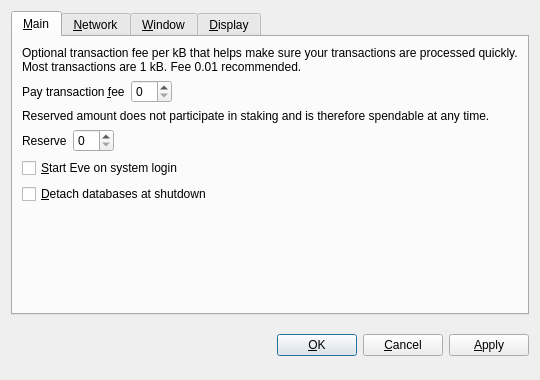
<?xml version="1.0" encoding="UTF-8"?>
<ui version="4.0">
 <class>OptionsDialog</class>
 <widget class="QDialog" name="OptionsDialog">
  <property name="geometry">
   <rect>
    <x>0</x>
    <y>0</y>
    <width>540</width>
    <height>380</height>
   </rect>
  </property>
  <property name="windowTitle">
   <string>Options</string>
  </property>
  <property name="modal">
   <bool>true</bool>
  </property>
  <layout class="QVBoxLayout" name="verticalLayout">
   <item>
    <widget class="QTabWidget" name="tabWidget">
     <property name="tabPosition">
      <enum>QTabWidget::North</enum>
     </property>
     <property name="currentIndex">
      <number>0</number>
     </property>
     <widget class="QWidget" name="tabMain">
      <attribute name="title">
       <string>&amp;Main</string>
      </attribute>
      <layout class="QVBoxLayout" name="verticalLayout_Main">
       <item>
        <widget class="QLabel" name="transactionFeeInfoLabel">
         <property name="text">
          <string>Optional transaction fee per kB that helps make sure your transactions are processed quickly. Most transactions are 1 kB. Fee 0.01 recommended.</string>
         </property>
         <property name="textFormat">
          <enum>Qt::PlainText</enum>
         </property>
         <property name="wordWrap">
          <bool>true</bool>
         </property>
        </widget>
       </item>
       <item>
        <layout class="QHBoxLayout" name="horizontalLayoutFee">
         <item>
          <widget class="QLabel" name="transactionFeeLabel">
           <property name="text">
            <string>Pay transaction &amp;fee</string>
           </property>
           <property name="textFormat">
            <enum>Qt::PlainText</enum>
           </property>
           <property name="buddy">
            <cstring>transactionFee</cstring>
           </property>
          </widget>
         </item>
         <item>
          <widget class="BitcoinAmountField" name="transactionFee"/>
         </item>
         <item>
          <spacer name="horizontalSpacerFee">
           <property name="orientation">
            <enum>Qt::Horizontal</enum>
           </property>
           <property name="sizeHint" stdset="0">
            <size>
             <width>40</width>
             <height>20</height>
            </size>
           </property>
          </spacer>
         </item>
        </layout>
       </item>
       <item>
        <widget class="QLabel" name="reserveBalanceInfoLabel">
         <property name="text">
          <string>Reserved amount does not participate in staking and is therefore spendable at any time.</string>
         </property>
         <property name="textFormat">
          <enum>Qt::PlainText</enum>
         </property>
         <property name="wordWrap">
          <bool>true</bool>
         </property>
        </widget>
       </item>
       <item>
        <layout class="QHBoxLayout" name="horizontalLayoutReserveBalance">
         <item>
          <widget class="QLabel" name="reserveBalanceLabel">
           <property name="text">
            <string>Reserve</string>
           </property>
           <property name="textFormat">
            <enum>Qt::PlainText</enum>
           </property>
           <property name="buddy">
            <cstring>reserveBalance</cstring>
           </property>
          </widget>
         </item>
         <item>
          <widget class="BitcoinAmountField" name="reserveBalance"/>
         </item>
         <item>
          <spacer name="horizontalSpacerReserveBalance">
           <property name="orientation">
            <enum>Qt::Horizontal</enum>
           </property>
           <property name="sizeHint" stdset="0">
            <size>
             <width>40</width>
             <height>20</height>
            </size>
           </property>
          </spacer>
         </item>
        </layout>
       </item>
       <item>
        <widget class="QCheckBox" name="bitcoinAtStartup">
         <property name="toolTip">
          <string>Automatically start Eve after logging in to the system.</string>
         </property>
         <property name="text">
          <string>&amp;Start Eve on system login</string>
         </property>
        </widget>
       </item>
       <item>
        <widget class="QCheckBox" name="detachDatabases">
         <property name="toolTip">
          <string>Detach block and address databases at shutdown. This means they can be moved to another data directory, but it slows down shutdown. The wallet is always detached.</string>
         </property>
         <property name="text">
          <string>&amp;Detach databases at shutdown</string>
         </property>
        </widget>
       </item>
       <item>
        <spacer name="verticalSpacer_Main">
         <property name="orientation">
          <enum>Qt::Vertical</enum>
         </property>
         <property name="sizeHint" stdset="0">
          <size>
           <width>20</width>
           <height>40</height>
          </size>
         </property>
        </spacer>
       </item>
      </layout>
     </widget>
     <widget class="QWidget" name="tabNetwork">
      <attribute name="title">
       <string>&amp;Network</string>
      </attribute>
      <layout class="QVBoxLayout" name="verticalLayout_Network">
       <item>
        <widget class="QCheckBox" name="mapPortUpnp">
         <property name="toolTip">
          <string>Automatically open the Eve client port on the router. This only works when your router supports UPnP and it is enabled.</string>
         </property>
         <property name="text">
          <string>Map port using &amp;UPnP</string>
         </property>
        </widget>
       </item>
       <item>
        <widget class="QCheckBox" name="connectSocks">
         <property name="toolTip">
          <string>Connect to the Eve network through a SOCKS proxy (e.g. when connecting through Tor).</string>
         </property>
         <property name="text">
          <string>&amp;Connect through SOCKS proxy:</string>
         </property>
        </widget>
       </item>
       <item>
        <layout class="QHBoxLayout" name="horizontalLayout_Network">
         <item>
          <widget class="QLabel" name="proxyIpLabel">
           <property name="text">
            <string>Proxy &amp;IP:</string>
           </property>
           <property name="textFormat">
            <enum>Qt::PlainText</enum>
           </property>
           <property name="buddy">
            <cstring>proxyIp</cstring>
           </property>
          </widget>
         </item>
         <item>
          <widget class="QValidatedLineEdit" name="proxyIp">
           <property name="maximumSize">
            <size>
             <width>140</width>
             <height>16777215</height>
            </size>
           </property>
           <property name="toolTip">
            <string>IP address of the proxy (e.g. 127.0.0.1)</string>
           </property>
          </widget>
         </item>
         <item>
          <widget class="QLabel" name="proxyPortLabel">
           <property name="text">
            <string>&amp;Port:</string>
           </property>
           <property name="textFormat">
            <enum>Qt::PlainText</enum>
           </property>
           <property name="buddy">
            <cstring>proxyPort</cstring>
           </property>
          </widget>
         </item>
         <item>
          <widget class="QLineEdit" name="proxyPort">
           <property name="maximumSize">
            <size>
             <width>55</width>
             <height>16777215</height>
            </size>
           </property>
           <property name="toolTip">
            <string>Port of the proxy (e.g. 9050)</string>
           </property>
          </widget>
         </item>
         <item>
          <widget class="QLabel" name="socksVersionLabel">
           <property name="text">
            <string>SOCKS &amp;Version:</string>
           </property>
           <property name="textFormat">
            <enum>Qt::PlainText</enum>
           </property>
           <property name="buddy">
            <cstring>socksVersion</cstring>
           </property>
          </widget>
         </item>
         <item>
          <widget class="QValueComboBox" name="socksVersion">
           <property name="toolTip">
            <string>SOCKS version of the proxy (e.g. 5)</string>
           </property>
          </widget>
         </item>
         <item>
          <spacer name="horizontalSpacer_Network">
           <property name="orientation">
            <enum>Qt::Horizontal</enum>
           </property>
           <property name="sizeHint" stdset="0">
            <size>
             <width>40</width>
             <height>20</height>
            </size>
           </property>
          </spacer>
         </item>
        </layout>
       </item>
       <item>
        <spacer name="verticalSpacer_Network">
         <property name="orientation">
          <enum>Qt::Vertical</enum>
         </property>
         <property name="sizeHint" stdset="0">
          <size>
           <width>20</width>
           <height>40</height>
          </size>
         </property>
        </spacer>
       </item>
      </layout>
     </widget>
     <widget class="QWidget" name="tabWindow">
      <attribute name="title">
       <string>&amp;Window</string>
      </attribute>
      <layout class="QVBoxLayout" name="verticalLayout_Window">
       <item>
        <widget class="QCheckBox" name="minimizeToTray">
         <property name="toolTip">
          <string>Show only a tray icon after minimizing the window.</string>
         </property>
         <property name="text">
          <string>&amp;Minimize to the tray instead of the taskbar</string>
         </property>
        </widget>
       </item>
       <item>
        <widget class="QCheckBox" name="minimizeOnClose">
         <property name="toolTip">
          <string>Minimize instead of exit the application when the window is closed. When this option is enabled, the application will be closed only after selecting Quit in the menu.</string>
         </property>
         <property name="text">
          <string>M&amp;inimize on close</string>
         </property>
        </widget>
       </item>
       <item>
        <spacer name="verticalSpacer_Window">
         <property name="orientation">
          <enum>Qt::Vertical</enum>
         </property>
         <property name="sizeHint" stdset="0">
          <size>
           <width>20</width>
           <height>40</height>
          </size>
         </property>
        </spacer>
       </item>
      </layout>
     </widget>
     <widget class="QWidget" name="tabDisplay">
      <attribute name="title">
       <string>&amp;Display</string>
      </attribute>
      <layout class="QVBoxLayout" name="verticalLayout_Display">
       <item>
        <layout class="QHBoxLayout" name="horizontalLayout_1_Display">
         <item>
          <widget class="QLabel" name="langLabel">
           <property name="text">
            <string>User Interface &amp;language:</string>
           </property>
           <property name="textFormat">
            <enum>Qt::PlainText</enum>
           </property>
           <property name="buddy">
            <cstring>lang</cstring>
           </property>
          </widget>
         </item>
         <item>
          <widget class="QValueComboBox" name="lang">
           <property name="toolTip">
            <string>The user interface language can be set here. This setting will take effect after restarting Eve.</string>
           </property>
          </widget>
         </item>
        </layout>
       </item>
       <item>
        <layout class="QHBoxLayout" name="horizontalLayout_2_Display">
         <item>
          <widget class="QLabel" name="unitLabel">
           <property name="text">
            <string>&amp;Unit to show amounts in:</string>
           </property>
           <property name="textFormat">
            <enum>Qt::PlainText</enum>
           </property>
           <property name="buddy">
            <cstring>unit</cstring>
           </property>
          </widget>
         </item>
         <item>
          <widget class="QValueComboBox" name="unit">
           <property name="toolTip">
            <string>Choose the default subdivision unit to show in the interface and when sending coins.</string>
           </property>
          </widget>
         </item>
        </layout>
       </item>
       <item>
        <widget class="QCheckBox" name="displayAddresses">
         <property name="toolTip">
          <string>Whether to show Eve addresses in the transaction list or not.</string>
         </property>
         <property name="text">
          <string>&amp;Display addresses in transaction list</string>
         </property>
        </widget>
       </item>
       <item>
        <widget class="QCheckBox" name="coinControlFeatures">
         <property name="toolTip">
          <string>Whether to show coin control features or not.</string>
         </property>
         <property name="text">
          <string>Display coin &amp;control features (experts only!)</string>
         </property>
        </widget>
       </item>
       <item>
        <spacer name="verticalSpacer_Display">
         <property name="orientation">
          <enum>Qt::Vertical</enum>
         </property>
         <property name="sizeHint" stdset="0">
          <size>
           <width>20</width>
           <height>40</height>
          </size>
         </property>
        </spacer>
       </item>
      </layout>
     </widget>
    </widget>
   </item>
   <item>
    <layout class="QHBoxLayout" name="horizontalLayout_Buttons">
     <item>
      <spacer name="horizontalSpacer_1">
       <property name="orientation">
        <enum>Qt::Horizontal</enum>
       </property>
       <property name="sizeHint" stdset="0">
        <size>
         <width>40</width>
         <height>48</height>
        </size>
       </property>
      </spacer>
     </item>
     <item>
      <widget class="QLabel" name="statusLabel">
       <property name="font">
        <font>
         <weight>75</weight>
         <bold>true</bold>
        </font>
       </property>
       <property name="text">
        <string/>
       </property>
       <property name="textFormat">
        <enum>Qt::PlainText</enum>
       </property>
       <property name="wordWrap">
        <bool>true</bool>
       </property>
      </widget>
     </item>
     <item>
      <spacer name="horizontalSpacer_2">
       <property name="orientation">
        <enum>Qt::Horizontal</enum>
       </property>
       <property name="sizeHint" stdset="0">
        <size>
         <width>40</width>
         <height>48</height>
        </size>
       </property>
      </spacer>
     </item>
     <item>
      <widget class="QPushButton" name="okButton">
       <property name="text">
        <string>&amp;OK</string>
       </property>
      </widget>
     </item>
     <item>
      <widget class="QPushButton" name="cancelButton">
       <property name="text">
        <string>&amp;Cancel</string>
       </property>
       <property name="autoDefault">
        <bool>false</bool>
       </property>
      </widget>
     </item>
     <item>
      <widget class="QPushButton" name="applyButton">
       <property name="text">
        <string>&amp;Apply</string>
       </property>
       <property name="autoDefault">
        <bool>false</bool>
       </property>
      </widget>
     </item>
    </layout>
   </item>
  </layout>
 </widget>
 <customwidgets>
  <customwidget>
   <class>BitcoinAmountField</class>
   <extends>QSpinBox</extends>
   <header>bitcoinamountfield.h</header>
  </customwidget>
  <customwidget>
   <class>QValueComboBox</class>
   <extends>QComboBox</extends>
   <header>qvaluecombobox.h</header>
  </customwidget>
  <customwidget>
   <class>QValidatedLineEdit</class>
   <extends>QLineEdit</extends>
   <header>qvalidatedlineedit.h</header>
  </customwidget>
 </customwidgets>
 <resources/>
 <connections/>
</ui>
